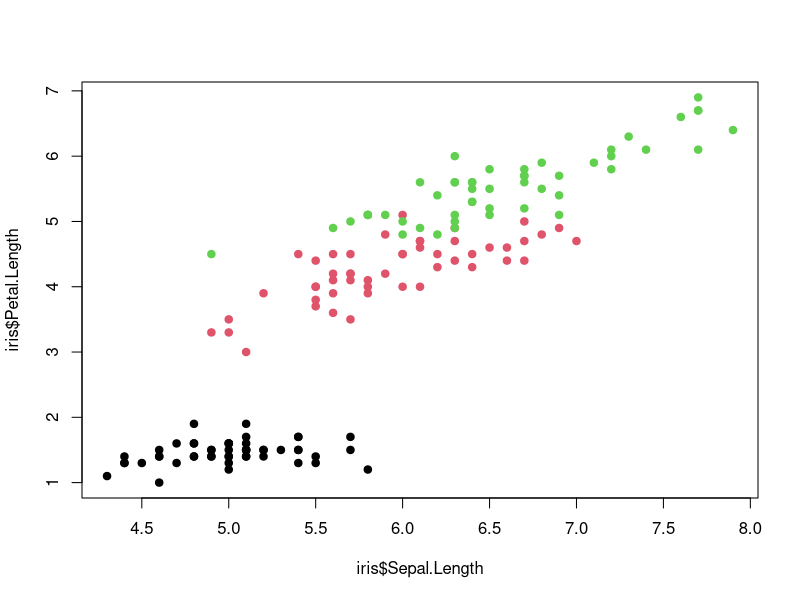

Generate this figure with R:
## ---- chunk 1
knitr::opts_chunk$set(echo = TRUE, message = FALSE, warning = FALSE)
## ---- chunk 2
# Use this R-Chunk to load all your libraries!
#install.packages("tidyverse") # run this line once in console to get package
library(tidyverse)

## ---- chunk 3
# Use this R-Chunk to import all your datasets!

## ---- chunk 4
# Use this R-Chunk to clean & wrangle your data!

## ---- chunk 5
# Use this R-Chunk to plot & visualize your data!
plot(x = iris$Sepal.Length,
     y = iris$Petal.Length, 
     col = iris$Species, pch = 19)
